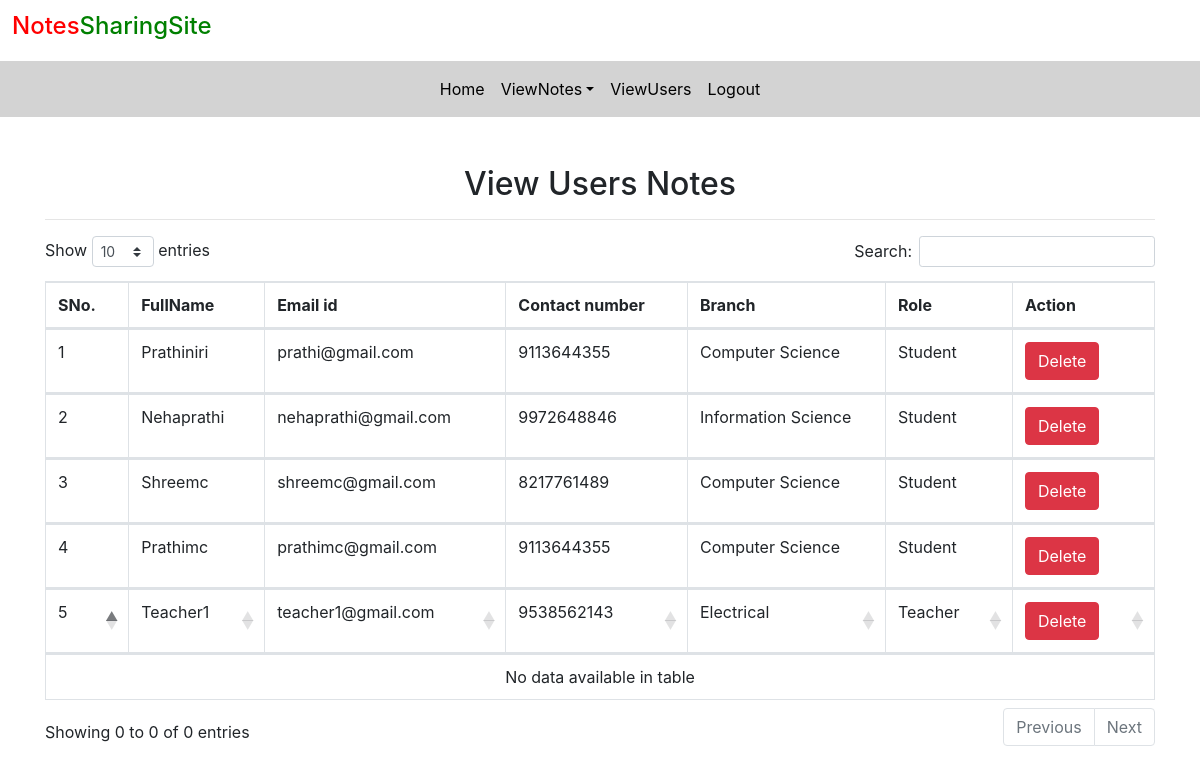
/view_users (signed in), run on the app's committed database.
### notes/models.py (models this page shows, shortened)
class Signup(models.Model):
	user=models.ForeignKey(User,on_delete=models.CASCADE)
	contact=models.CharField(max_length=10,null=True
		)
	branch=models.CharField(max_length=30)
	role=models.CharField(max_length=15)

### notes/views.py (the view)
# urls.py: path('view_users',view_users,name='view_users'),
def view_users(request):
	if not request.user.is_authenticated:
		return redirect('login_admin')
	users = Signup.objects.all()
	d={'users':users}
	return render(request,'view_users.html',d)

### notes/templates/view_users.html (shortened to what this page needs)
{% extends 'admin_nav.html' %}
{% load static %}
{% block body %}
<link rel ="stylesheet" href="https://cdnjs.cloudflare.com/ajax/libs/twitter-bootstrap/4.5.2/css/bootstrap.css">
<link rel ="stylesheet" href="https://cdn.datatables.net/1.10.22/css/dataTables.bootstrap4.min.css">
<div class="container mt-5">
	<h2 class="text-center">View Users Notes</h2>
			<HR>
			<table class="table table-bordered" id="example">
				<thead>
					<tr>
						<th>SNo.</th>
						<th>FullName</th>
						<th>Email id</th>
						<th>Contact number</th>
						<th>Branch</th>
						<th>Role</th>
						<th>Action</th>
					</tr>
					{% for i in users %}
					<tr>
						<td>{{forloop.counter}}</td>
						<td style="text-transform: capitalize;">{{i.user.first_name}}{{i.user.last_name}}</td>
						<td>{{i.user.username}}</td>
						<td>{{i.contact}}</td>
						<td>{{i.branch}}</td>
						<td>{{i.role}}</td>
						<td><a href="{% url 'delete_users' i.user.id %}" class="btn btn-danger" onclick="return confirm('Do You want to delete?')">Delete</a></td>
					</tr>
					{% endfor %}
				</thead>
			</table>
</div>
{% endblock %}

### data on the page
Signup: user.first_name "Prathi", user.last_name "Niri", user.username "prathi@gmail.com", contact "9113644355", branch "Computer Science", role "Student"
Signup: user.first_name "Neha", user.last_name "Prathi", user.username "nehaprathi@gmail.com", contact "9972648846", branch "Information Science", role "Student"
Signup: user.first_name "Shree", user.last_name "Mc", user.username "shreemc@gmail.com", contact "8217761489", branch "Computer Science", role "Student"
Signup: user.first_name "Prathi", user.last_name "Mc", user.username "prathimc@gmail.com", contact "9113644355", branch "Computer Science", role "Student"
Signup: user.first_name "Teacher", user.last_name "1", user.username "teacher1@gmail.com", contact "9538562143", branch "Electrical", role "Teacher"
